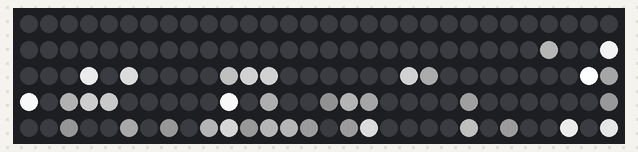
The sketch below on a simulated Arduino Uno, built with avr-gcc and run on an emulated ATmega328P. On the bench: 150 RGB LEDs in strip order, left to right, continuing on the next row. Random numbers use the default seed unless the sketch sets one.

Above: at 0.47 s.
At 5.31 s:
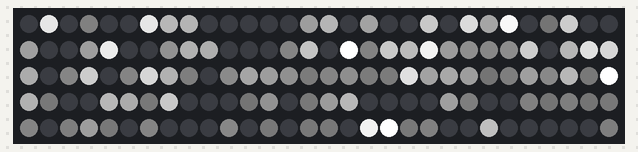
At 10.15 s:
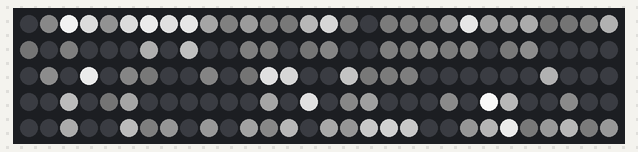
At 20.14 s:
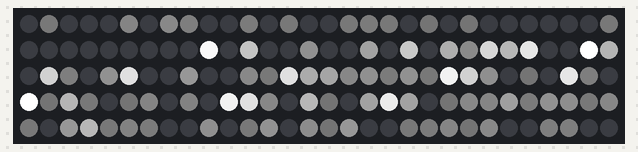
At 30.13 s:
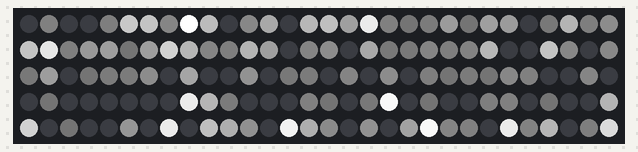
At 39.81 s:
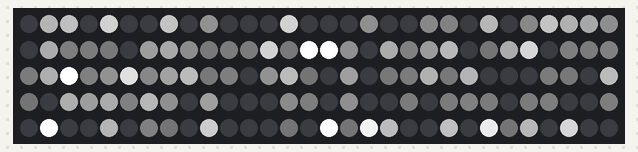

The sketch:

bike_lights.ino
```cpp
/* LedStripGradient: Example Arduino sketch that shows
 * how to control an Addressable RGB LED Strip from Pololu.
 *
 * To use this, you will need to plug an Addressable RGB LED
 * strip from Pololu into pin 12.  After uploading the sketch,
 * you should see a pattern on the LED strip that fades from
 * green to pink and also moves along the strip.
 */

#include <PololuLedStrip.h>
#include <stdio.h>
#include <stdlib.h>
#include <math.h>

// Create an ledStrip object and specify the pin it will use.
PololuLedStrip<9> ledStrip;

// Create a buffer for holding the colors (3 bytes per color).
#define LED_COUNT 150
//#define STAR_COUNT 150
#define STAR_MAX_TICKS 75
rgb_color colors[LED_COUNT];
rgb_color* colors_end = &colors[0] + LED_COUNT;
uint8_t frames; //global frame counter

typedef enum
{
  RED,
  ORANGE,
  YELLOW,
  GREEN,
  BLUE,
  VIOLOET,
  RAINBOW_MAX
} rainbow_t;

uint8_t ticks;
rgb_color *led_end = &colors[0]+LED_COUNT;
rgb_color *led_start = &colors[0];
const uint8_t sin_table[] = {5,6,7,9,11,13,16,20,24,28,34,40,48,56,65,75,87,99,113,127,141,156,171,186,200,213,225,235,244,250,254,255,254,250,244,235,225,213,200,186,171,156,141,127,113,99,87,75,65,56,48,40,34,28,24,20,16,13,11,9,7,6,5,4};
const uint8_t star_table[]  = {4,16,64,255,255,232,211,192,175,159,145,132,120,110,100,91,83,75,68,62,57,52,47,43,39,35,32,29,27,24,22,20,18,17,15,14,13,11,10,10,9,8,7,7,6,5,5,4,4,4,3,3,3,3,2,2,2,2,2,1,1,1,1,1};
const uint8_t cop_table[] = {255, 0, 0, 0, 0, 0, 0, 255, 0, 0, 0, 0, 0, 0, 255, 0, 0, 0, 0, 0, 0, 255, 0, 0, 0, 0, 0, 0, 0, 0, 0, 0, 0, 0, 0, 0, 0, 0, 0, 0, 0, 0, 0, 0, 0, 0, 0, 0, 0, 0, 0, 0, 0, 0, 0, 0, 0, 0, 0, 0, 0, 0, 0, 0, 0};
rgb_color rainbow[RAINBOW_MAX] = {
  {0xff, 0x00, 0x00},
  {0xff, 0x1f, 0x00},
  {0xff, 0xff, 0x00},
  {0x00, 0xff, 0x00},
  {0x00, 0x00, 0xff},
  {0x8f, 0x00, 0x8f}};
uint8_t rando = 0; //the current index of the random number we are on.

typedef struct
{
  rgb_color* pixel;
  const uint8_t*   lut_index;
  uint8_t    ticks;
} star_t;

typedef struct
{
  rgb_color* start;
  rgb_color* end;
  rgb_color* color;
  uint8_t value;
  uint8_t speed;      //divisor for speed.  1, 3, 7 15, 31, 63, 127, or 255.  inversely proportional to speed.
  uint8_t lut_increment;     //increment for the lut.  higher number decreases length.
} fireball_t;

star_t stars[LED_COUNT];
star_t* stars_end = &stars[0] + LED_COUNT;
const uint8_t* star_table_end = &star_table[0] + 64;

inline uint8_t get_rando()
{
  if(!rando)
    rando=(LED_COUNT-1);
  return rando--;
}

void update_led(rgb_color* pixel, rgb_color* color)
{
  memcpy(pixel, color, sizeof(rgb_color));
}

void update_stars()
{
  for(star_t* star = stars; star!=stars_end; star++)
  {
    if(star->ticks)
    {
      star->ticks--;
    }
    else
    {
      star->lut_index++;
      if(star->lut_index<star_table_end)
      {
        rgb_color tmp = (rgb_color){*(star->lut_index), *(star->lut_index), *(star->lut_index)};
        //*(star->pixel) = (rgb_color){*(star->lut_index), *(star->lut_index), *(star->lut_index)};
        update_led(star->pixel, &tmp);
      }
      else
      {
        //*(star->pixel) = (rgb_color){0, 0, 0};
        //update_led(star->pixel, (rgb_color){*0,0,0});
        star->pixel = colors + get_rando();
        star->lut_index = star_table;
        star->ticks = random(STAR_MAX_TICKS);
      }
    }
  }
}

void update_cop()
{
  rgb_color copcolors[] = {{255, 0, 0}, {0, 0, 255}};
  static uint8_t on = 1;
  static rgb_color copcolor = copcolors[0];
  static uint8_t color_index;
  if(!(frames&63))
  {
    copcolor = copcolors[(color_index++) & 0x01];
  }
  if(cop_table[frames & 63])
  {
    for(rgb_color* pixel = colors; pixel!=colors_end; pixel++)
      *(pixel) = copcolor;
  }
  else
    for(rgb_color* pixel = colors; pixel!=colors_end; pixel++)
      *(pixel) = (rgb_color){0, 0, 0};
}

void update_breathe()
{
  static uint8_t intensity;
  static uint8_t breathe_tick;
  if(frames & 15)
    return;
  else
    breathe_tick = (breathe_tick +1) & 63;
  intensity = sin_table[breathe_tick];
  for(rgb_color* led = led_start; (led != led_end); led++)
  {
    *led = (rgb_color){ intensity, 0, 0 };
  }
}

void update_blank()
{
  memset(led_start, 0, sizeof(rgb_color)*LED_COUNT);
}

void setup()
{
  for(star_t* star = stars; star!=stars_end; star++)
  {
    star->lut_index=(uint8_t*)star_table_end;
    star->ticks = random(STAR_MAX_TICKS);
  }
  update_blank();
}

void loop()  //once per "frame" of data
{
  // Update the colors.
  //byte time = millis() >> 2;
  //update_breathe();
  update_blank();
  update_stars();
  //update_cop();

  // Write the colors to the LED strip.
  ledStrip.write(colors, LED_COUNT);
  frames++;
//  delay(50);
}
```
